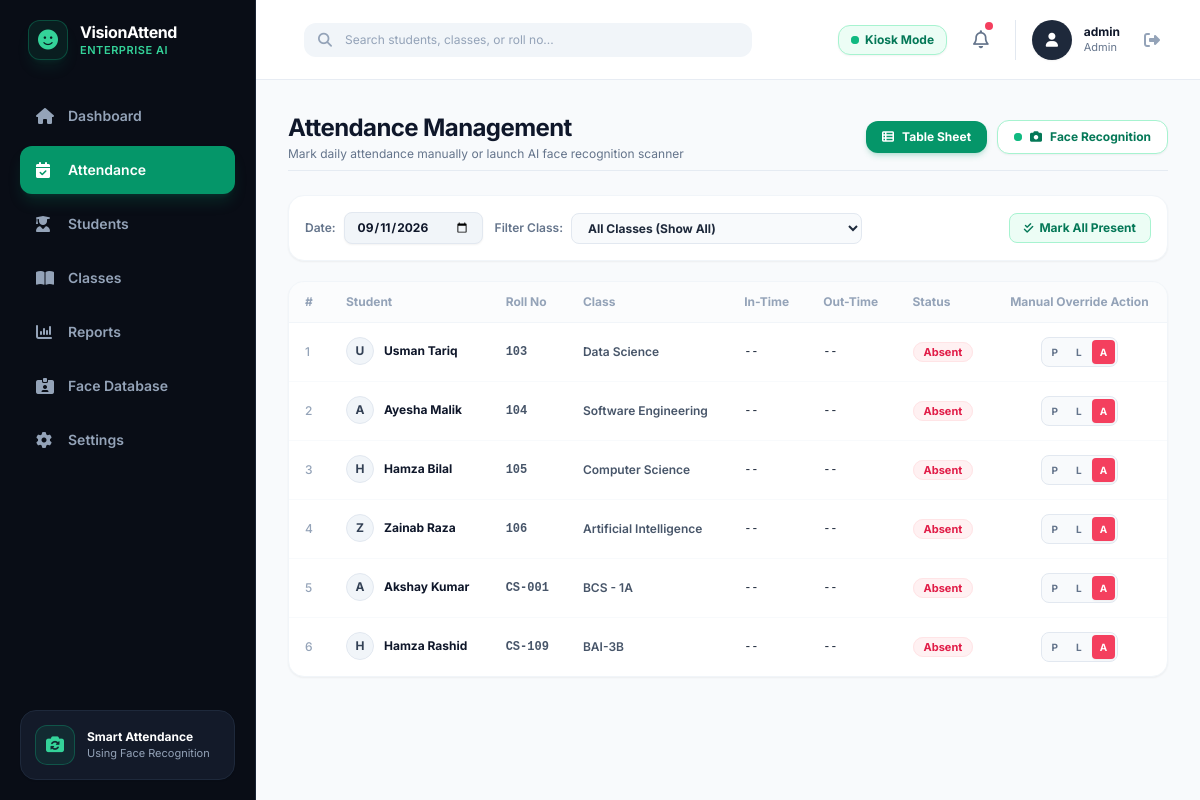
Page /attendance (signed in) on the earlier database version.
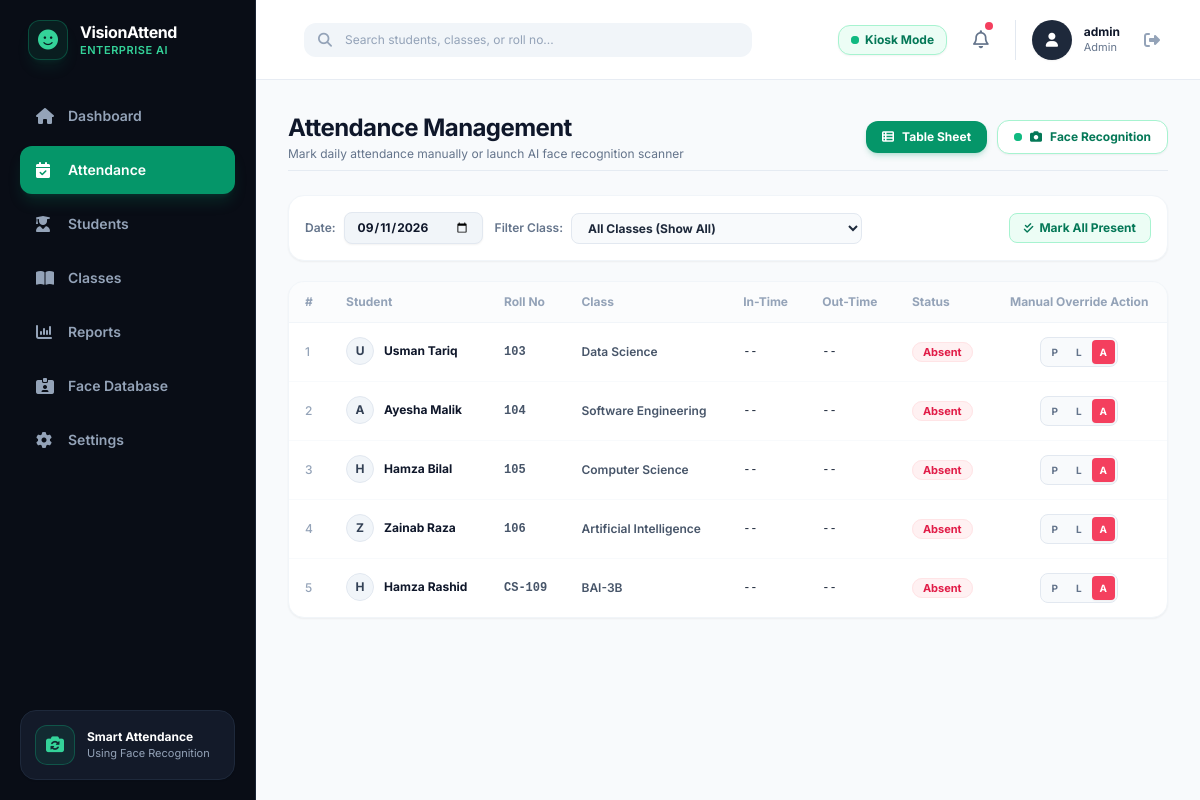
Same page on the later database version.
### src/database.py (models this page shows, shortened)
class Student(db.Model):
    __tablename__ = 'students'
    id = db.Column(db.Integer, primary_key=True)
    student_id = db.Column(db.String(50), unique=True, nullable=False, index=True)  # e.g., "CS-001"
    name = db.Column(db.String(100), nullable=False)                                # e.g., "Ali Raza"
    department = db.Column(db.String(100), default="BCS - 1A")                      # Class / Department code
    email = db.Column(db.String(120), nullable=True)
    sample_image = db.Column(db.String(255), nullable=True)
    created_at = db.Column(db.DateTime, default=datetime.utcnow)
    attendances = db.relationship('Attendance', backref='student', lazy=True, cascade="all, delete-orphan")

### app.py (the view)
@app.route('/attendance')
@admin_required
def attendance():
    date_str = request.args.get('date', '').strip()
    selected_date = date.today()
    if date_str:
        try:
            selected_date = datetime.strptime(date_str, "%Y-%m-%d").date()
        except ValueError:
            pass
    all_students = Student.query.order_by(Student.student_id.asc()).all()
    all_classes = AcademicClass.query.order_by(AcademicClass.class_code.asc()).all()
    records = Attendance.query.filter_by(date=selected_date).all()
    rec_map = {r.student_id: r for r in records}
    student_attendance_list = []
    for s in all_students:
        att = rec_map.get(s.student_id)
        student_attendance_list.append({
            "student_id": s.student_id,
            "name": s.name,
            "department": s.department,
            "in_time": att.in_time if att else None,
            "out_time": att.out_time if att else None,
            "status": att.status if att else "Absent"
        })
    return render_template(
        'attendance.html',
        active_page='attendance',
        student_attendance_list=student_attendance_list,
        classes=all_classes,
        selected_date_str=selected_date.strftime("%Y-%m-%d"),
        today_str=selected_date.strftime("%d %b %Y"),
        is_today=(selected_date == date.today())
    )

### app.py (called while the page is built)
def admin_required(f):
    @wraps(f)
    def decorated_function(*args, **kwargs):
        if 'user_id' not in session:
            return redirect(url_for('login'))
        if session.get('role') != 'admin':
            flash("Unauthorized: Administrator permissions required.", "error")
            return redirect(url_for('student_dashboard'))
        return f(*args, **kwargs)
    return decorated_function

### templates/attendance.html (shortened to what the changed rows need)
{% extends "base.html" %}
{% block content %}
<div class="space-y-6">
    <div class="flex flex-col md:flex-row items-start md:items-center justify-between gap-4 pb-2 border-b border-slate-200/80">
        <div>
            <h1 class="text-xl sm:text-2xl font-bold text-slate-900 tracking-tight">Attendance Management</h1>
        </div>
    </div>
    <div id="tableView" class="space-y-5">
        <div class="bg-white rounded-2xl border border-slate-100 shadow-sm overflow-hidden">
            <div class="overflow-x-auto">
                <table class="w-full text-left text-xs min-w-[650px]" id="attendanceTable">
                    <thead>
                        <tr class="text-slate-400 font-semibold bg-slate-50/60 border-b border-slate-100">
                            <th class="py-3 px-4">#</th>
                            <th class="py-3 px-4">Student</th>
                            <th class="py-3 px-4">Roll No</th>
                            <th class="py-3 px-4">Class</th>
                            <th class="py-3 px-4">In-Time</th>
                            <th class="py-3 px-4">Out-Time</th>
                            <th class="py-3 px-4">Status</th>
                            <th class="py-3 px-4 text-center">Manual Override Action</th>
                        </tr>
                    </thead>
                    <tbody class="divide-y divide-slate-50 text-slate-700" id="attendanceTbody">
                        {% for item in student_attendance_list %}
                        <tr class="attendance-row hover:bg-slate-50/70 transition-colors" data-class="{{ item.department }}">
                            <td class="py-3.5 px-4 text-slate-400 font-medium row-index">{{ loop.index }}</td>
                            <td class="py-3.5 px-4 font-bold text-slate-900 flex items-center gap-2.5">
                                <span class="h-7 w-7 rounded-full bg-slate-100 text-slate-700 border border-slate-200 flex items-center justify-center text-xs font-bold">{{ item.name[0] }}</span>
                                <span class="student-name-text">{{ item.name }}</span>
                            </td>
                            <td class="py-3.5 px-4 font-mono text-slate-600 font-bold">{{ item.student_id }}</td>
                            <td class="py-3.5 px-4 text-slate-600 font-semibold class-cell">{{ item.department }}</td>
                            <td class="py-3.5 px-4 font-mono text-slate-800">{{ item.in_time or '--' }}</td>
                            <td class="py-3.5 px-4 font-mono text-slate-800">{{ item.out_time or '--' }}</td>
                            <td class="py-3.5 px-4">
                                {% if item.status == 'Present' %}
                                <span class="px-2.5 py-0.5 rounded-full text-[11px] font-bold bg-emerald-50 text-emerald-600 border border-emerald-100">
                                    Present
                                </span>
                                {% elif item.status == 'Late' %}
                                <span class="px-2.5 py-0.5 rounded-full text-[11px] font-bold bg-amber-50 text-amber-600 border border-amber-100">
                                    Late
                                </span>
                                {% else %}
                                <span class="px-2.5 py-0.5 rounded-full text-[11px] font-bold bg-rose-50 text-rose-600 border border-rose-100">
                                    Absent
                                </span>
                                {% endif %}
                            </td>
                            <td class="py-3.5 px-4 text-center">
                                <div class="inline-flex rounded-lg border border-slate-200 p-0.5 bg-slate-50 space-x-0.5">
                                    <form method="POST" action="{{ url_for('manual_mark_student', student_id=item.student_id, status='Present', date=selected_date_str) }}" class="inline">
                                        <button type="submit" title="Mark Present"
                                                class="px-2 py-1 rounded text-[10px] font-bold transition-colors {% if item.status == 'Present' %}bg-emerald-600 text-white shadow-sm{% else %}text-slate-500 hover:text-emerald-600 hover:bg-emerald-50{% endif %}">
                                            P
                                        </button>
                                    </form>
                                    <form method="POST" action="{{ url_for('manual_mark_student', student_id=item.student_id, status='Late', date=selected_date_str) }}" class="inline">
                                        <button type="submit" title="Mark Late"
                                                class="px-2 py-1 rounded text-[10px] font-bold transition-colors {% if item.status == 'Late' %}bg-amber-500 text-white shadow-sm{% else %}text-slate-500 hover:text-amber-600 hover:bg-amber-50{% endif %}">
                                            L
                                        </button>
                                    </form>
                                    <form method="POST" action="{{ url_for('manual_mark_student', student_id=item.student_id, status='Absent', date=selected_date_str) }}" class="inline">
                                        <button type="submit" title="Mark Absent"
                                                class="px-2 py-1 rounded text-[10px] font-bold transition-colors {% if item.status == 'Absent' %}bg-rose-500 text-white shadow-sm{% else %}text-slate-500 hover:text-rose-600 hover:bg-rose-50{% endif %}">
                                            A
                                        </button>
                                    </form>
                                </div>
                            </td>
                        </tr>
                        {% endfor %}
                    </tbody>
                </table>
            </div>
        </div>
    </div>
</div>
{% endblock %}

Differences in the rows shown:
removed Student: name "A", name "Akshay Kumar", student_id "CS-001", department "BCS - 1A", in_time "--", out_time "--"
